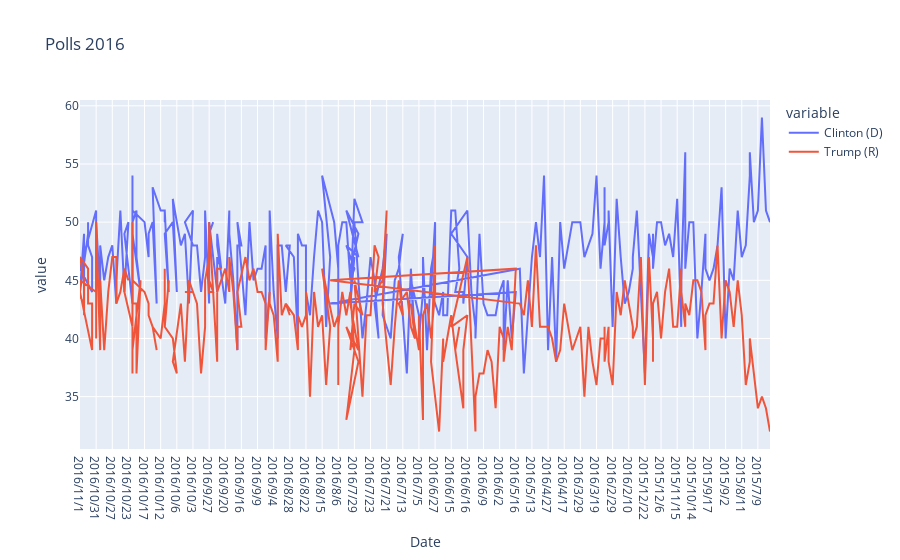

Notebook cell for this chart:
### Code cell
#plot the time line : 
import plotly.express as px

fig = px.line(df_tab_2016, x="Date", y=df_tab_2016.columns[5:7],title='Polls 2016')
#fig.add_scatter(x=df_tab_2016['Date'], y=df_tab_2016['Trump (R)'], mode='lines')
fig.show()

### Figure 1 — Plotly figure (JSON) as saved in the notebook; plotly's stock layout.template omitted (floating-point values rounded to 4 significant figures; data arrays with more than 128 entries replaced by an {"elided": "..."} marker saying what was removed)
{"data": [{"hovertemplate": "variable=Clinton (D)<br>Date=%{x}<br>value=%{y}<extra></extra>", "legendgroup": "Clinton (D)", "line": {"color": "#636efa", "dash": "solid"}, "marker": {"symbol": "circle"}, "mode": "lines", "name": "Clinton (D)", "orientation": "v", "showlegend": true, "type": "scatter", "x": {"elided": "260 str values"}, "xaxis": "x", "y": {"elided": "260 float values"}, "yaxis": "y"}, {"hovertemplate": "variable=Trump (R)<br>Date=%{x}<br>value=%{y}<extra></extra>", "legendgroup": "Trump (R)", "line": {"color": "#EF553B", "dash": "solid"}, "marker": {"symbol": "circle"}, "mode": "lines", "name": "Trump (R)", "orientation": "v", "showlegend": true, "type": "scatter", "x": {"elided": "260 str values"}, "xaxis": "x", "y": {"elided": "260 float values"}, "yaxis": "y"}], "layout": {"legend": {"title": {"text": "variable"}, "tracegroupgap": 0}, "title": {"text": "Polls 2016"}, "xaxis": {"anchor": "y", "domain": [0, 1], "title": {"text": "Date"}}, "yaxis": {"anchor": "x", "domain": [0, 1], "title": {"text": "value"}}}}
